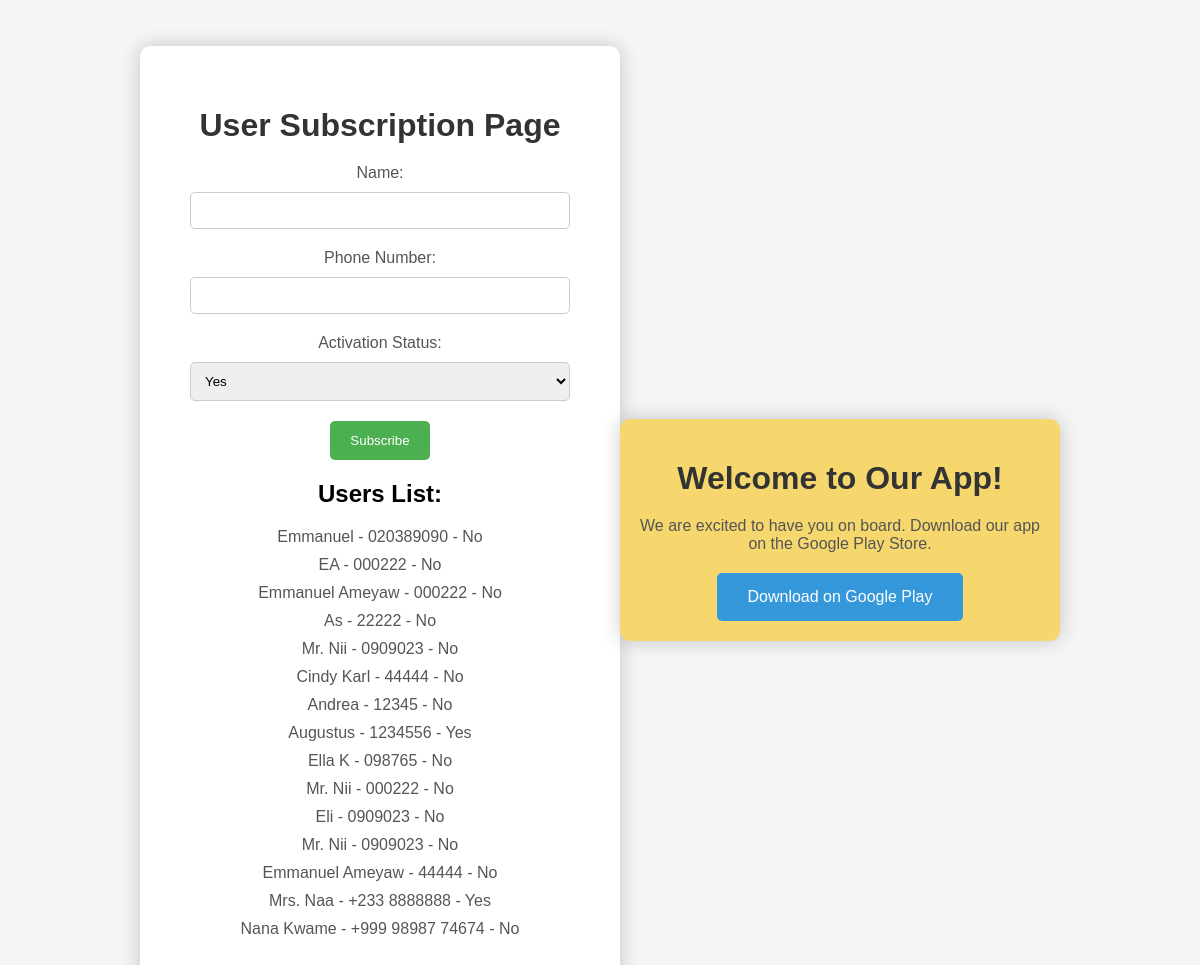
/user, run on the app's committed database.
### tables this page shows
CREATE TABLE User (
            id INTEGER PRIMARY KEY AUTOINCREMENT,
            name TEXT NOT NULL,
            phone_number TEXT NOT NULL,
            activation_status INTEGER NOT NULL
        );

### app.py (the view, shortened to what this page needs)
@app.route('/user', methods=['GET', 'POST'])
def handle_user():
    if request.method == 'GET':
        conn = sqlite3.connect('example.db')
        cursor = conn.cursor()
        cursor.execute('SELECT * FROM user')
        users = cursor.fetchall()
        conn.close()
        return render_template('user_form.html', users=users)

### templates/user_form.html (shortened to what this page needs)
<!DOCTYPE html>
<html lang="en">
<head>
</head>
<body class="subscription">
    <div class="subscription-box">
        <h1>User Subscription Page</h1>
        <form action="/user" method="POST">
            <label for="name">Name:</label>
            <input type="text" id="name" name="name" required><br>
            <label for="phone_number">Phone Number:</label>
            <input type="text" id="phone_number" name="phone_number" required><br>
            <label for="activation_status">Activation Status:</label>
            <select id="activation_status" name="activation_status" required>
                <option value="yes">Yes</option>
            </select><br>
            <button type="submit">Subscribe</button>
        </form>
        <h2>Users List:</h2>
        <ul>
            {% for user in users %}
                <li>{{ user[1] }} - {{ user[2] }} - {{ 'Yes' if user[3] == 1 else 'No' }}</li>
            {% endfor %}
        </ul>
    </div>
    <div class="landing-page">
        <h1>Welcome to Our App!</h1>
        <p>We are excited to have you on board. Download our app on the Google Play Store.</p>
        <a href="https://get.lookout.com/web-code?code=r8zgdhx5" target="_blank">Download on Google Play</a>
    </div>
</body>
</html>

### templates/user_form.html (style rules this page uses)
body { font-family: 'Arial', sans-serif; background-color: #f5f5f5; margin: 20px; display: flex; align-items: center; justify-content: center; height: 125vh; }
.subscription-box { background-color: #fff; padding: 40px; border-radius: 10px; box-shadow: 0 0 20px rgba(0, 0, 0, 0.2); max-width: 400px; width: 100%; text-align: center; }
h1 { color: #333; margin-bottom: 20px; }
label { display: block; margin-bottom: 10px; color: #555; }
input, select { width: calc(100% - 20px); padding: 10px; margin-bottom: 20px; border: 1px solid #ccc; border-radius: 5px; box-sizing: border-box; }
button { background-color: #4caf50; color: #fff; padding: 12px 20px; border: none; border-radius: 5px; cursor: pointer; transition: background-color 0.3s; }
ul { list-style-type: none; padding: 0; }
li { margin-bottom: 10px; color: #555; }
.landing-page { background-color: #f5d76e; padding: 20px; border-radius: 10px; box-shadow: 0 0 20px rgba(0, 0, 0, 0.2); max-width: 400px; width: 100%; text-align: center; margin-top: 20px; }
.landing-page h1 { color: #333; margin-bottom: 20px; }
.landing-page p { color: #555; margin-bottom: 20px; }
.landing-page a { display: inline-block; background-color: #3498db; color: #fff; padding: 15px 30px; text-decoration: none; border-radius: 5px; transition: background-color 0.3s; }

### data on the page
User: name "Emmanuel", phone_number "020389090", activation_status "No"
User: name "EA", phone_number "000222", activation_status "No"
User: name "Emmanuel Ameyaw", phone_number "000222", activation_status "No"
User: name "As", phone_number "22222", activation_status "No"
User: name "Mr. Nii", phone_number "0909023", activation_status "No"
User: name "Cindy Karl", phone_number "44444", activation_status "No"
User: name "Andrea", phone_number "12345", activation_status "No"
User: name "Augustus", phone_number "1234556", activation_status "Yes"
User: name "Ella K", phone_number "098765", activation_status "No"
User: name "Mr. Nii", phone_number "000222", activation_status "No"
User: name "Eli", phone_number "0909023", activation_status "No"
User: name "Mr. Nii", phone_number "0909023", activation_status "No"
User: name "Emmanuel Ameyaw", phone_number "44444", activation_status "No"
User: name "Mrs. Naa", phone_number "+233 8888888", activation_status "Yes"
User: name "Nana Kwame", phone_number "+999 98987 74674", activation_status "No"
